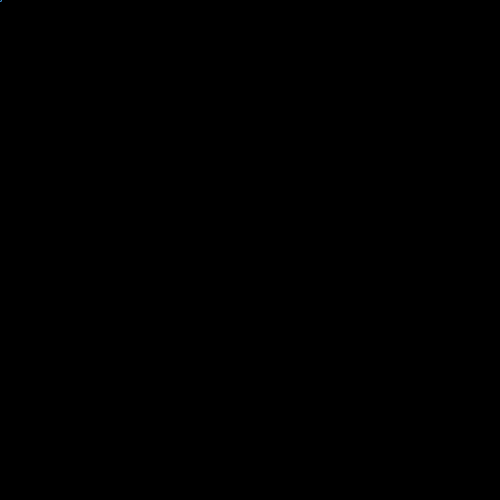
Frame 1 (no input)
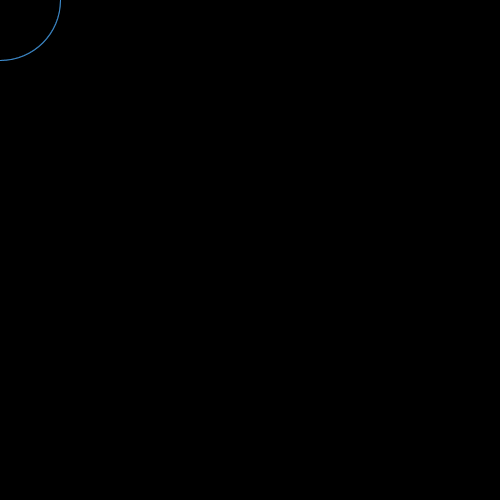
Frame 60 (the mouse pressed at the canvas centre just before this capture)
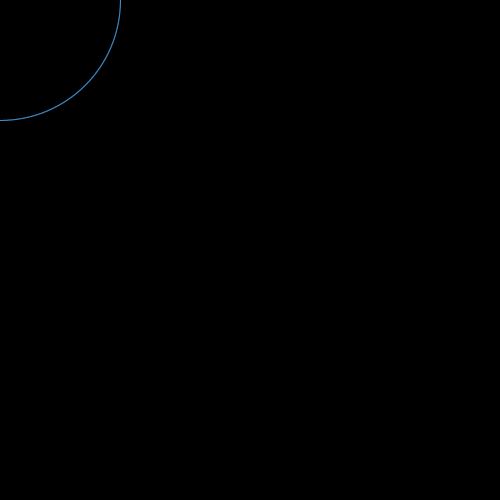
Frame 120 (the mouse held since frame 60 and released just before this capture)

The Processing sketch that drew these frames (run headless with seeded random() and noise(); from frame 60 on, the mouse is pressed at the canvas centre):

// Processing sketch: processing_97597
// ── processing_97597.pde

int x;
int y;
int wh;
int shap;
void setup(){
  size(500,500);  // set canvas
  background(0);  //pick black for the app 
  frameRate(5);   //more fun to go slow
  fill(0);
  stroke(63, 143, 210);
}

void draw(){ 
  wh = wh + 2;
  if(shap == 0){     
    ellipse(x, y, wh, wh); // rain    
   }else if(shap == 1){
     triangle(x, y, x + wh, y, x + wh/2, y + wh);  
   }else if(shap == 2){
     rect(x, y, wh, wh);
   }
}
void keyPressed(){
      
  x = int(random(0, 499));
  y = int(random(0, 499));
  wh = 0;
  if(key == 'g'){ 
    shap = 0;
  }
  if(key =='h'){    
    shap = 1;
  }
  if(key =='f'){
    shap = 2;
  }
}
